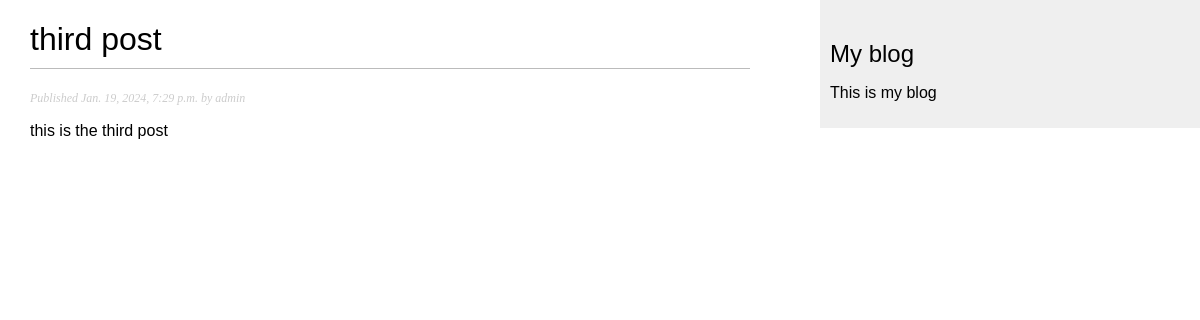
/blog/2024/1/19/third-post/, run on the app's committed database.
### blogapp/models.py (models this page shows, shortened)
class Post(models.Model):
    title = models.CharField(max_length=250)
    slug = models.SlugField(max_length=250)
    author = models.ForeignKey(User,
                               on_delete=models.CASCADE,
                               related_name='blog_posts')
    body = models.TextField()
    publish = models.DateTimeField(default=timezone.now)
    created = models.DateTimeField(auto_now_add=True)
    updated = models.DateTimeField(auto_now=True)
    objects = models.Manager()
    published = PublishedManager()
    class Status(models.TextChoices):
        DRAFT = 'DF', 'Draft'
        PUBLISHED = 'PB', 'Published'
    status = models.CharField(max_length=2,
                              choices=Status.choices,
                              default=Status.DRAFT)
    class Meta:
        ordering = ['-publish']
        indexes = [
            models.Index(fields=['-publish']),
        ]

### blogapp/views.py (the view)
# urls.py: path('<int:year>/<int:month>/<int:day>/<slug:post>/', views.post_detail, name='post_detail')
def post_detail(request, year, month, day, post):
    post = get_object_or_404(Post,
                             status=Post.Status.PUBLISHED,
                             slug=post,
                             publish__year=year,
                             publish__month=month,
                             publish__day=day)
    return render(request,
                  'blogapp/post/detail.html',
                  {'post': post})

### blogapp/templates/blogapp/post/detail.html (shortened to what this page needs)
{% extends "blogapp/base.html" %}
{% block content %}
  <h1>{{ post.title }}</h1>
  <p class="date">
    Published {{ post.publish }} by {{ post.author }}
  </p>
  {{ post.body|linebreaks }}
{% endblock %}

### blogapp/static/css/blogapp.css (style rules this page uses)
body { margin:0; padding:0; font-family:helvetica, sans-serif; }
h1 { font-weight:normal; border-bottom:1px solid #bbb; padding:0 0 10px 0; }
p.date { color:#ccc; font-family: georgia, serif; font-size: 12px; font-style: italic; }

### data on the page
Post: title "third post", publish "Jan. 19, 2024, 7:29 p.m.", author "admin", body "this is the third post"
